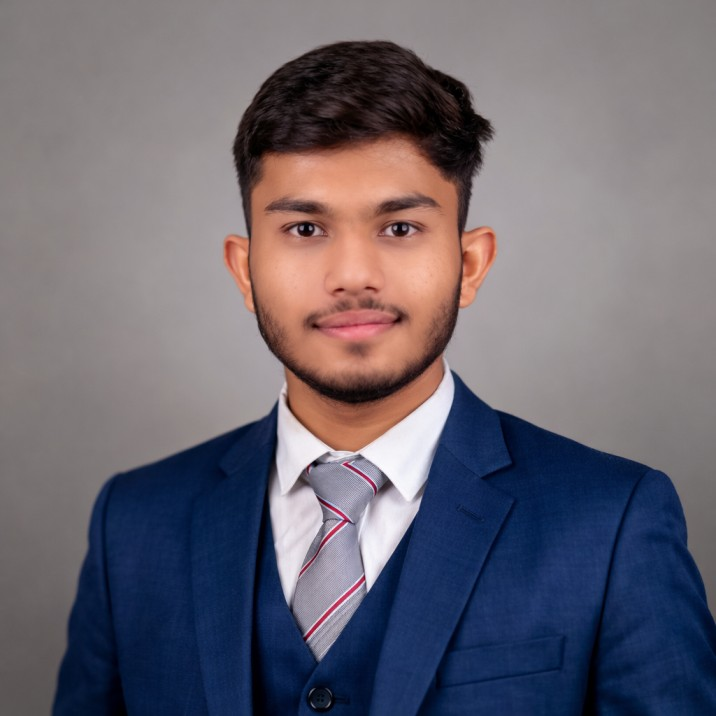
#> input picture Ai Image Cartonifier/photo professional.jpg, 716 x 716 px, found by its file name
$ python image.py
#> lines starting #> are read from the running program, lines starting #| are printed output that depends on the picture; after the words box and inside, x2 and y2 are one past the last pixel; in counts of white or black regions, pixels touching at a corner belong together
import cv2
import numpy as np

# Load image
img = cv2.imread("D:\Project5-5-2026\Ai Image Cartonifier\photo professional.jpg")
#> img is the input picture: shape (716, 716, 3); mean B, G, R 112.4, 102.2, 106.8

if img is None:
    print("Image not found")
    exit()

# Resize
img = cv2.resize(img, (900, 900))
#> img: shape (900, 900, 3)

# =========================
# Light Smoothing
# =========================

smooth = cv2.bilateralFilter(img, 7, 50, 50)

# =========================
# Color Quantization
# =========================

data = np.float32(smooth).reshape((-1, 3))

K = 10

criteria = (
    cv2.TERM_CRITERIA_EPS + cv2.TERM_CRITERIA_MAX_ITER,
    20,
    1.0
)

_, label, center = cv2.kmeans(
    data,
    K,
    None,
    criteria,
    10,
    cv2.KMEANS_RANDOM_CENTERS
)
#> center = [[155.8, 153.2, 159.3], [63.53, 27.05, 6.07], [17.43, 13.13, 18.71], [127.3, 151.6, 219.6], [91.8, 111.9, 179.2], [229.7, 221.3, 226.5], [88.26, 43.57, 19.98], [39.56, 40.99, 63.23], [133, 132.6, 138.8], [94.09, 94.95, 109.4]]

center = np.uint8(center)
#> center = [[155, 153, 159], [63, 27, 6], [17, 13, 18], [127, 151, 219], [91, 111, 179], [229, 221, 226], [88, 43, 19], [39, 40, 63], [133, 132, 138], [94, 94, 109]]

quantized = center[label.flatten()]
quantized = quantized.reshape(smooth.shape)
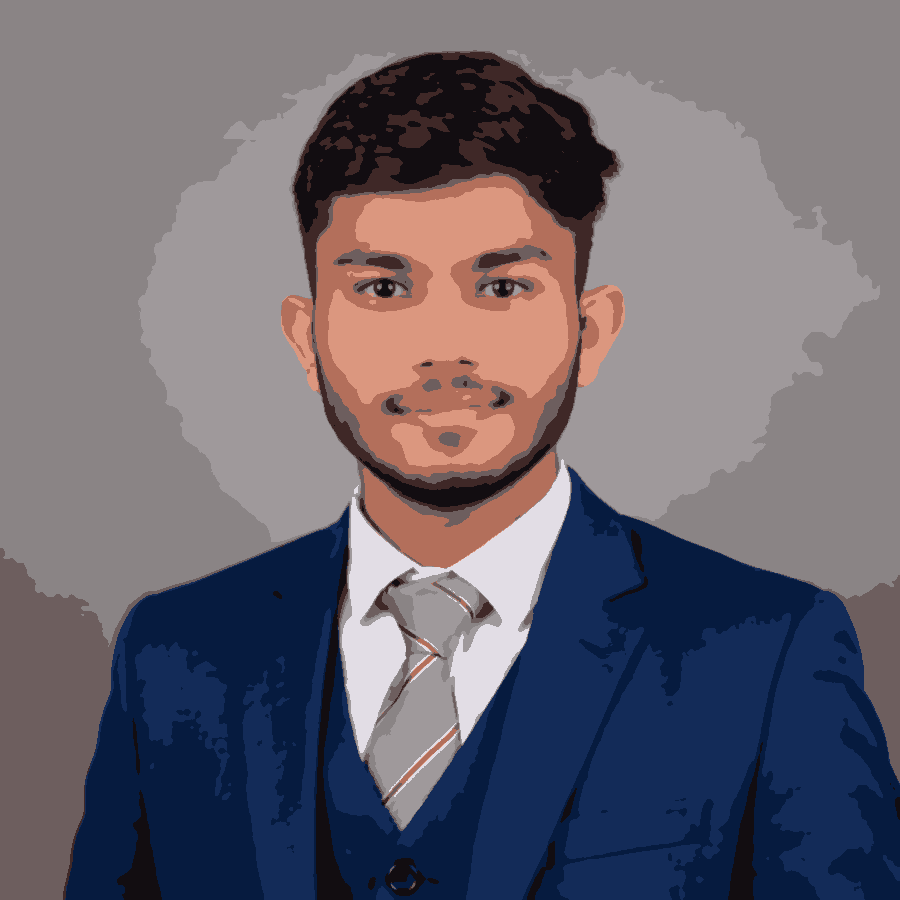
#> quantized: shape (900, 900, 3); mean B, G, R 111.9, 101.6, 106.2

# =========================
# Better Edge Detection
# =========================

gray = cv2.cvtColor(img, cv2.COLOR_BGR2GRAY)
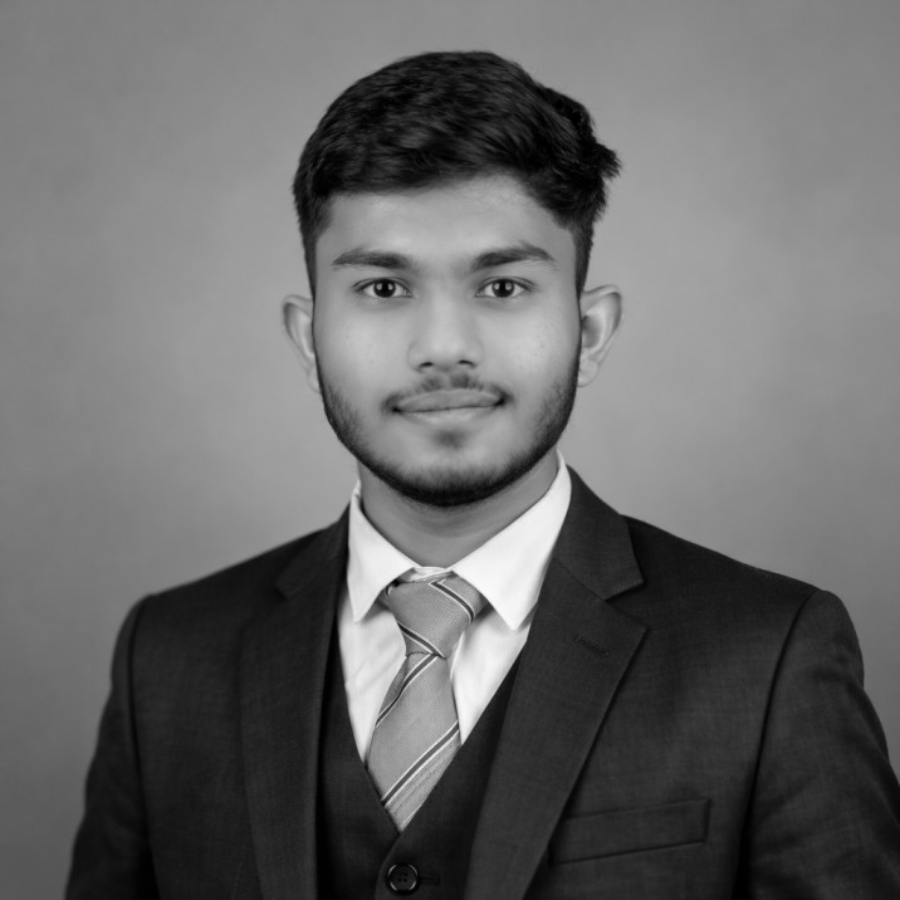
#> gray: shape (900, 900); min 0, max 253, mean 104.7

gray = cv2.GaussianBlur(gray, (3,3), 0)

edges = cv2.Canny(gray, 100, 180)
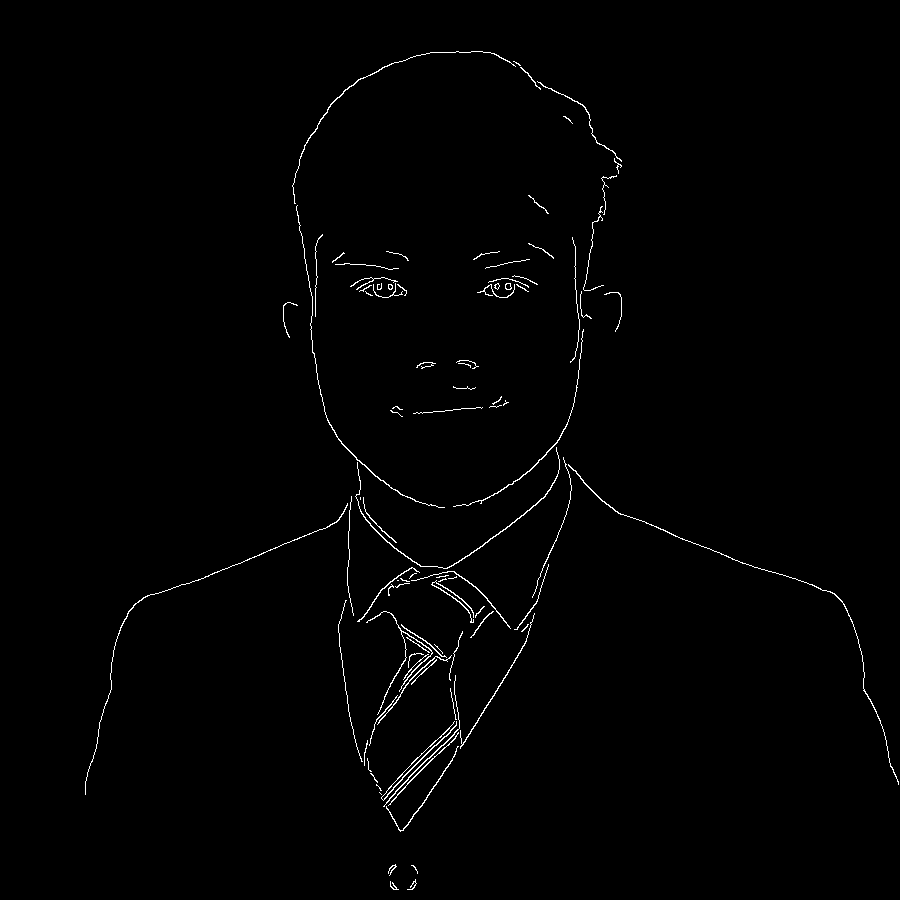
#> edges: shape (900, 900); 0.93% white in thin lines or dots, all inside (x1, y1, x2, y2) = (85, 51, 899, 890)

# Thicker edges
kernel = np.ones((2,2), np.uint8)
edges = cv2.dilate(edges, kernel, iterations=1)
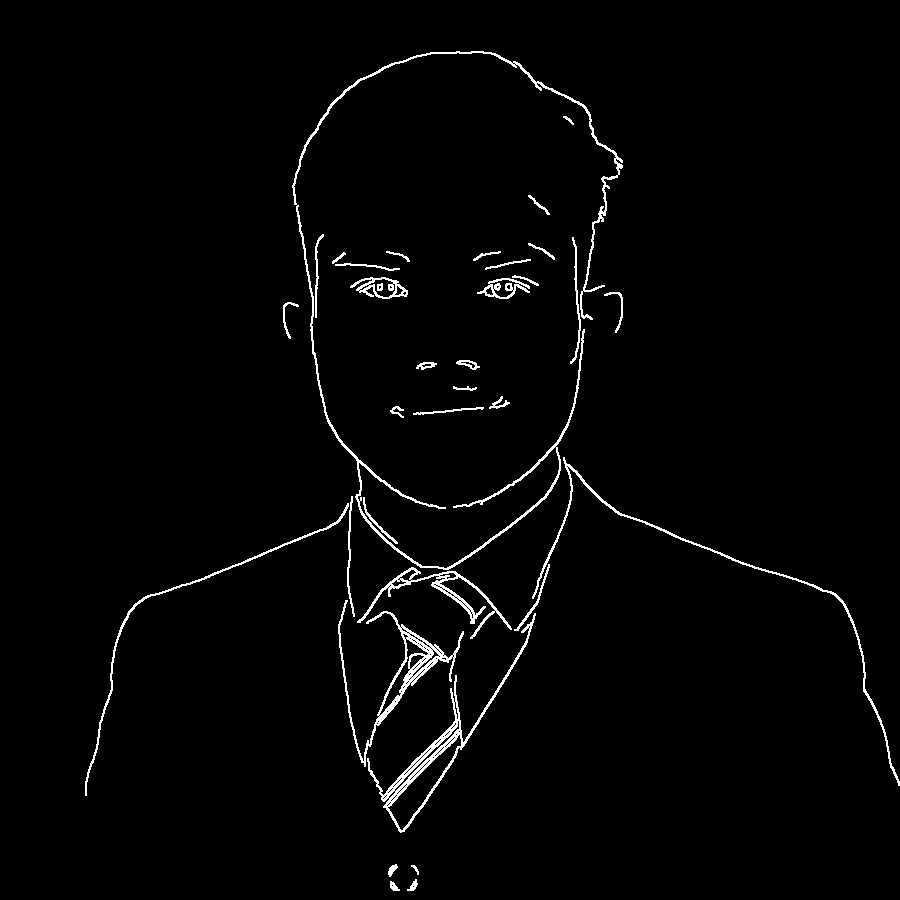
#> edges: shape (900, 900); 2% white in thin lines or dots, all inside (x1, y1, x2, y2) = (85, 51, 900, 891)

# Invert
edges = cv2.bitwise_not(edges)

# =========================
# Combine
# =========================

cartoon = cv2.bitwise_and(quantized, quantized, mask=edges)

# =========================
# Sharpen
# =========================

kernel = np.array([
    [0,-1,0],
    [-1,5,-1],
    [0,-1,0]
])

cartoon = cv2.filter2D(cartoon, -1, kernel)

# =========================
# Contrast Boost
# =========================

cartoon = cv2.convertScaleAbs(cartoon, alpha=1.15, beta=10)
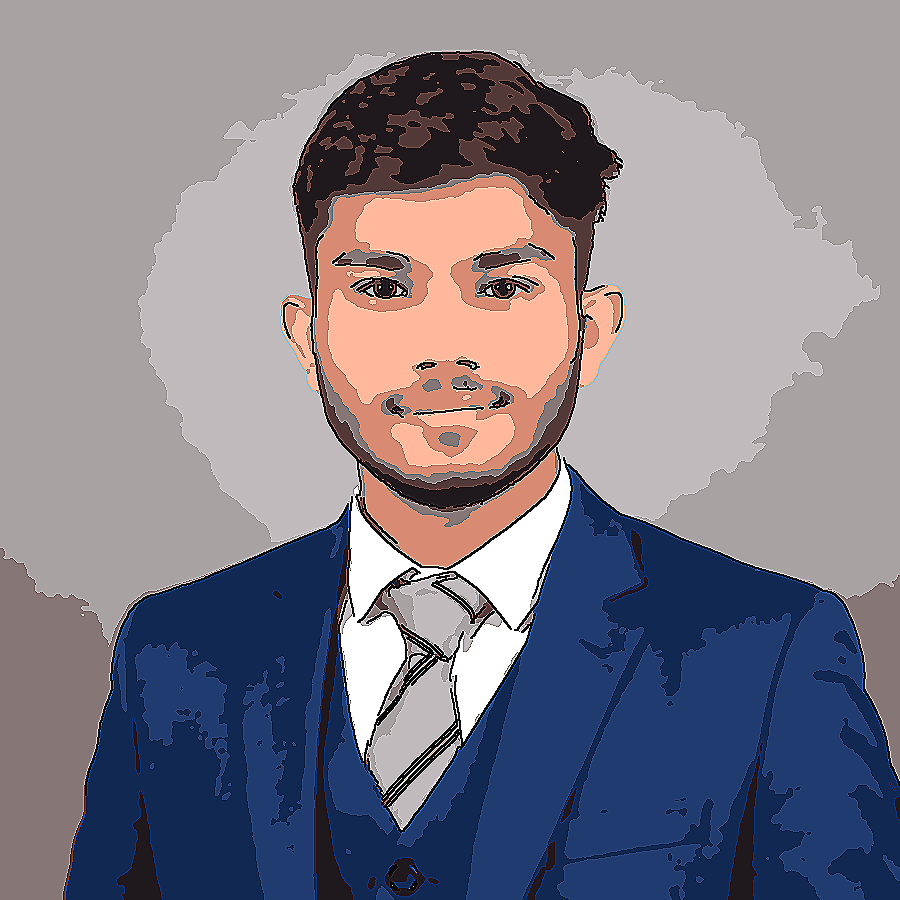
#> cartoon: shape (900, 900, 3); mean B, G, R 137, 125.5, 129.7

# =========================
# Save
# =========================

cv2.imwrite("sharp_cartoon.jpg", cartoon)

# Display
cv2.imshow("Cartoon", cartoon)

cv2.waitKey(0)
cv2.destroyAllWindows()
